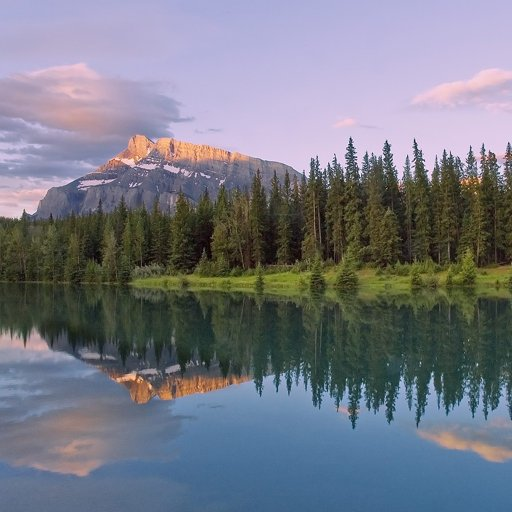
//> input picture OpenCV/lake.png, 512 x 512 px
$ ./bright_dark   (built with g++ and OpenCV 4)
//> lines starting //> are read from the running program, lines starting //| are printed output that depends on the picture
#include <opencv2/opencv.hpp>
using namespace cv;
using namespace std;

int main()
{
	Mat image = imread("./lake.png", IMREAD_GRAYSCALE);
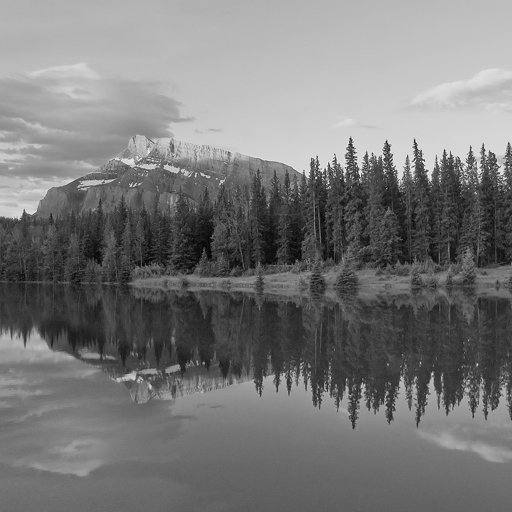
//> image: 512 rows x 512 cols, CV_8UC1; min 0, max 252, mean 120.8
	CV_Assert(!image.empty());

	Mat dst1 = image + 200;
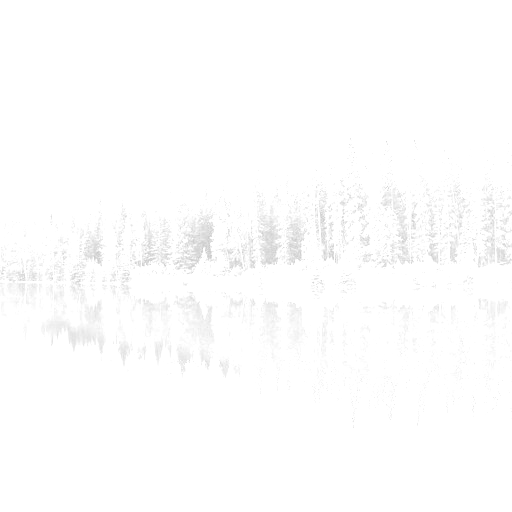
//> dst1: 512 rows x 512 cols, CV_8UC1; min 200, max 255, mean 253.5
	Mat dst2 = image - 100;
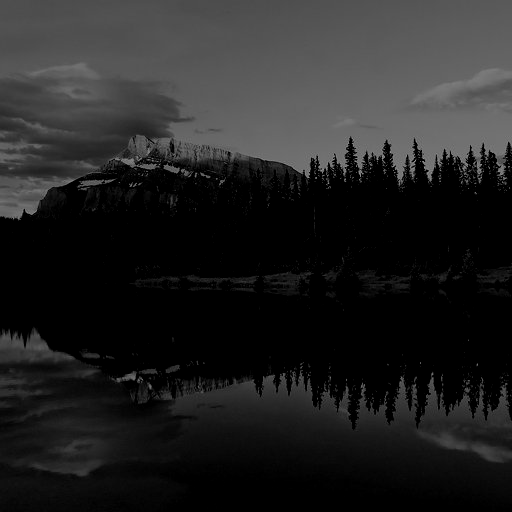
//> dst2: 512 rows x 512 cols, CV_8UC1; min 0, max 152, mean 34.8
	Mat dst3 = 255 -image;
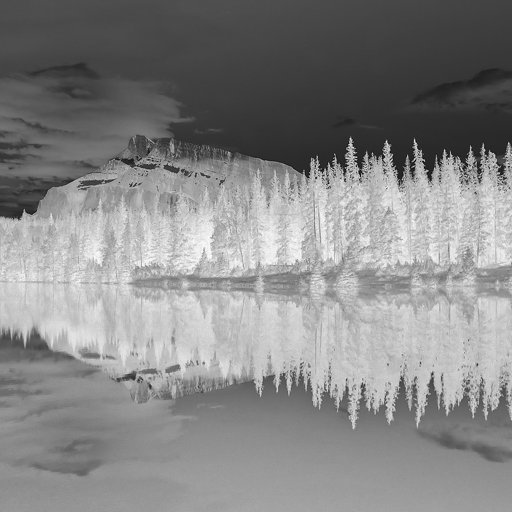
//> dst3: 512 rows x 512 cols, CV_8UC1; min 3, max 255, mean 134.2

	Mat dst4(image.size(), image.type());
	Mat dst5(image.size(), image.type());
	for (int i = 0; i < image.rows; i++) {
		for (int j = 0 ; j < image.cols; j++) {
			dst4.at<uchar>(i, j) = image.at<uchar>(i, j) + 100;
			dst5.at<uchar>(i, j) = 255 - image.at<uchar>(i, j);
		}
	}
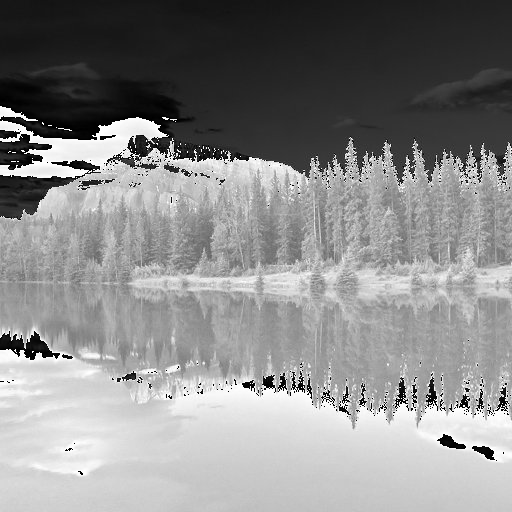
//> dst4: 512 rows x 512 cols, CV_8UC1; min 0, max 255, mean 138

	imshow("original", image), imshow("dst1 - brighten", dst1);
	imshow("dst2 - dark", dst2), imshow("dst - reverse", dst3);
	imshow("dst4 - brighten", dst4), imshow("dst - reverse", dst5);
	waitKey();

	return 0;
}

$ run again, with OpenCV/box.jpg saved as OpenCV/lake.png
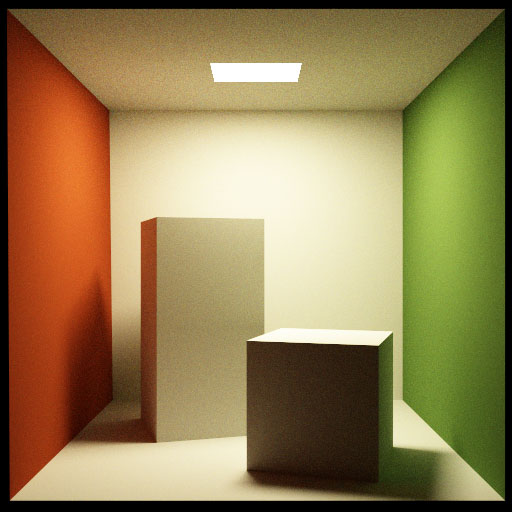
//> input picture OpenCV/box.jpg, 512 x 512 px
//> `Mat dst3 = 255 -image;`:
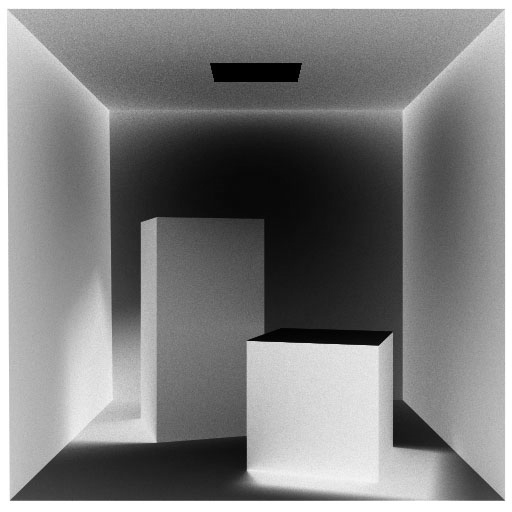
//> dst3: 512 rows x 512 cols, CV_8UC1; min 0, max 255, mean 126.9
//> after the loop `for (int i = 0; i < image.rows; i++)`:
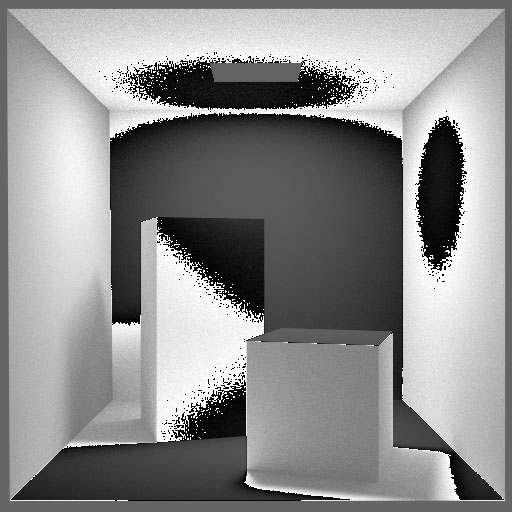
//> dst4: 512 rows x 512 cols, CV_8UC1; min 0, max 255, mean 141
